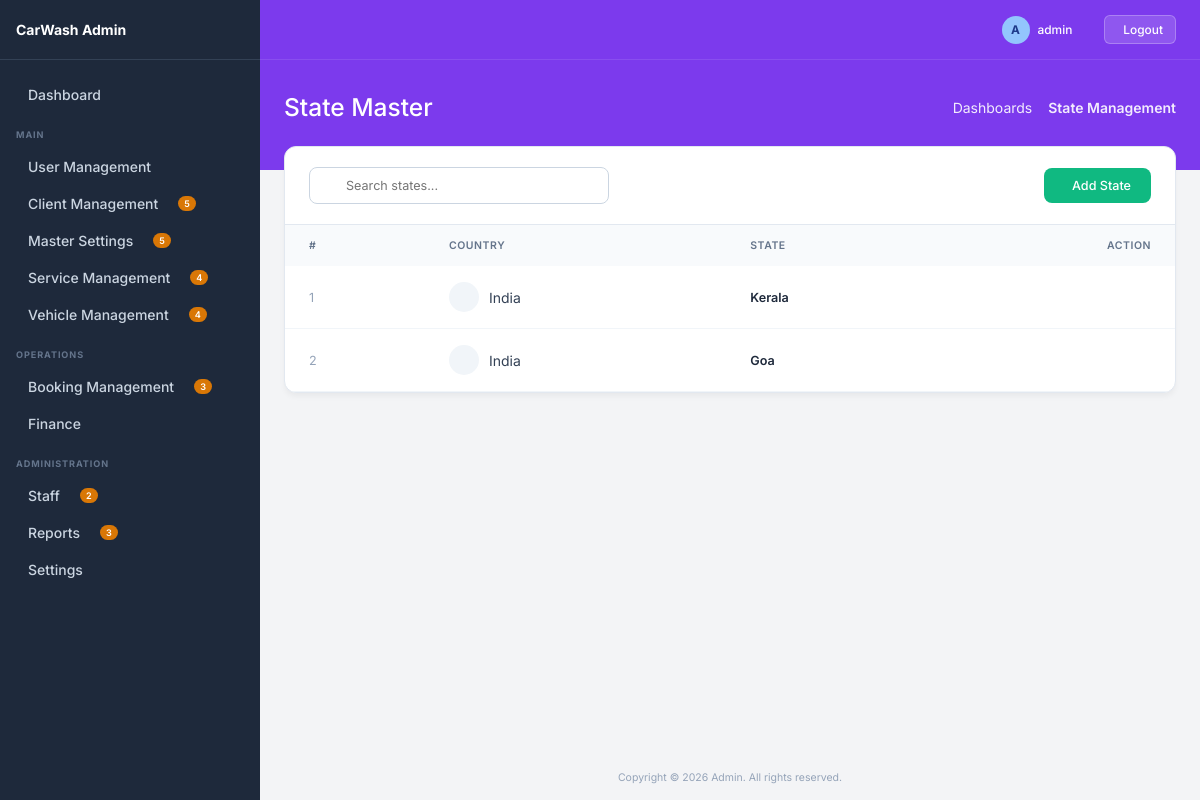
The page /state/ (signed in) on the database as committed earlier.
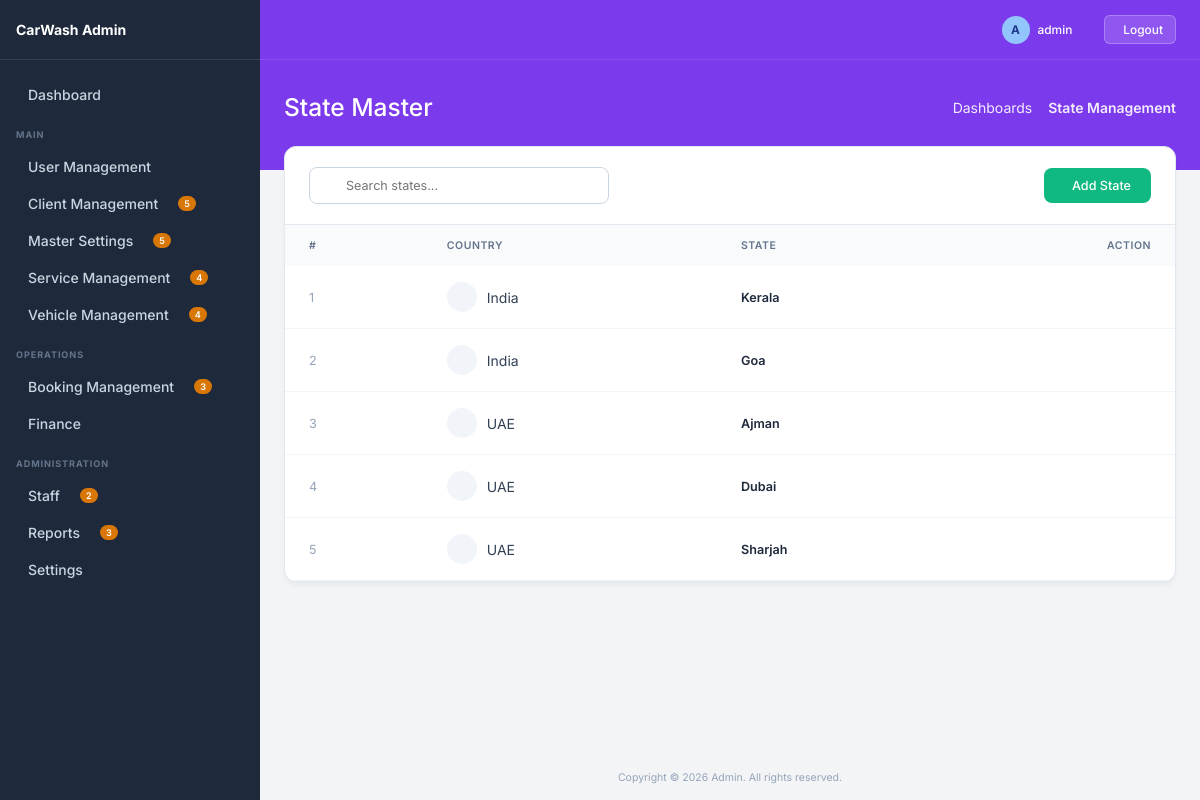
The same page on the database as committed later.
### master/models.py (models this page shows, shortened)
class State(BaseModel):
    country = models.ForeignKey(Country, on_delete=models.CASCADE)
    name = models.CharField(max_length=100)

class Country(BaseModel):
    name = models.CharField(max_length=100)

### master/views.py (the view)
# urls.py: path('state/', views.state_list, name='state_list'),
@login_required
def state_list(request):
    search = request.GET.get('search', '')
    queryset = State.objects.filter(is_deleted=False)
    if search:
        queryset = queryset.filter(name__icontains=search)
    paginator = Paginator(queryset, 10)
    page_obj = paginator.get_page(request.GET.get('page'))
    return render(request, 'state/list.html', {
        'page_obj': page_obj,
        'search': search
    })

### master/templates/state/list.html (shortened to what this page needs)
{% extends 'base.html' %}
{% block page_title %}State Master{% endblock %}
{% block breadcrumb_active %}State Management{% endblock %}
{% block content %}
<div class="list-container">
    <div class="list-header">
        <form method="GET" class="search-wrapper">
            <input type="text" name="search" value="{{search}}" placeholder="Search states..." class="search-input">
        </form>
        <a href="{% url 'state_create' %}" class="btn-create">
             Add State
        </a>
    </div>
    <div style="overflow-x: auto;">
        <table class="premium-table">
            <thead>
                <tr>
                    <th>#</th>
                    <th>Country</th>
                    <th>State</th>
                    <th style="text-align: right;">Action</th>
                </tr>
            </thead>
            <tbody>
                {% for obj in page_obj %}
                <tr>
                    <td style="color:#94a3b8;">{{ forloop.counter }}</td>
                    <td>
                        <div style="display:flex; align-items:center; gap:10px;">
                            <div style="width:30px;height:30px;border-radius:50%;background:#f1f5f9;display:flex;align-items:center;justify-content:center;">
                            </div>
                            {{ obj.country.name }}
                        </div>
                    </td>
                    <td style="font-weight:600; color:#1e293b;">
                        {{ obj.name }}
                    </td>
                    <td style="text-align:right;">
                        <div style="display:flex; gap:8px; justify-content:flex-end;">
                            <a href="{% url 'state_edit' obj.pk %}" class="action-btn edit">
                            </a>
                            <a href="{% url 'state_delete' obj.pk %}" onclick="return confirm('Delete this state?')" class="action-btn delete">
                            </a>
                        </div>
                    </td>
                </tr>
                {% endfor %}
            </tbody>
        </table>
    </div>
</div>
{% endblock %}

Rows that differ between the two databases and show on the page:
added State: country.name "UAE", name "Ajman"
added State: country.name "UAE", name "Dubai"
added State: country.name "UAE", name "Sharjah"
